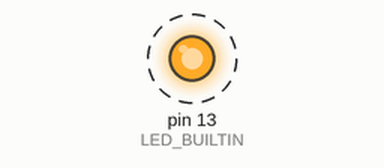
This sketch was run on a simulated Arduino Uno, built with avr-gcc and run on an emulated ATmega328P. Shown: output pins drawn as LEDs (lit = HIGH). Dashed ring = blinking.

Above: at 1.0 s.
Timing chart, 0 to 4.6 s (numbered marks = the images above):
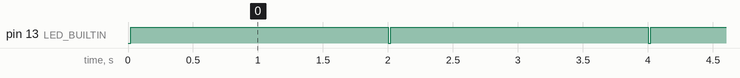

Measured:
- by itself, pin 13 (LED_BUILTIN): alternates HIGH for 2.0 s and LOW for 0.02 s

The sketch:

BlinkWithWifi.ino
```cpp
/*
 Name:		BlinkWithWifi.ino
 Created:	11/10/2018 6:18:31 PM
 Author:	Günter
*/

// the setup function runs once when you press reset or power the board
void setup() {

	pinMode(LED_BUILTIN, OUTPUT);


}

// the loop function runs over and over again until power down or reset
void loop() {
	digitalWrite(LED_BUILTIN, LOW);
	delay(20);
	digitalWrite(LED_BUILTIN, HIGH);
	delay(1980);
}
```
